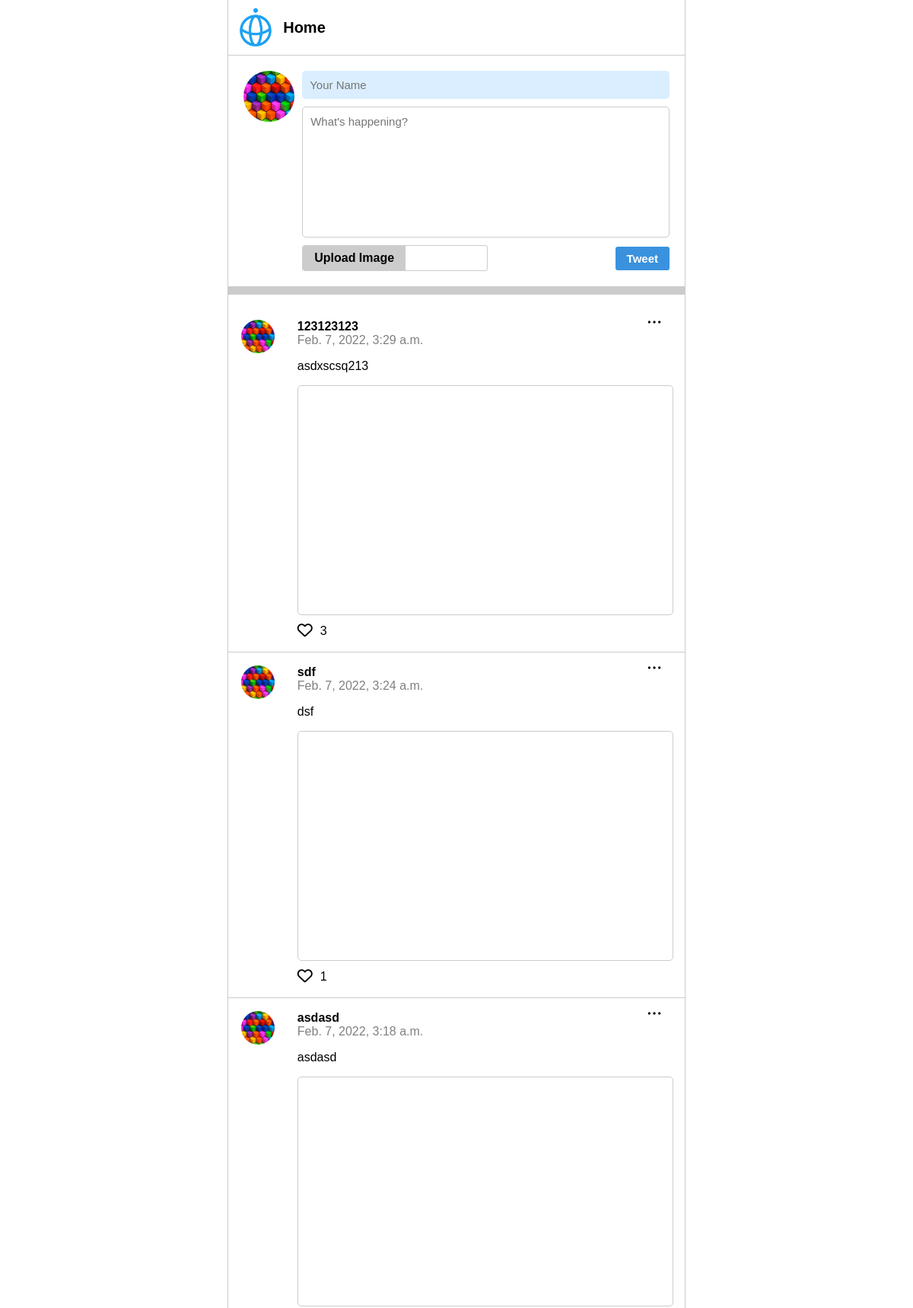
The app's page / (upper part), older data.
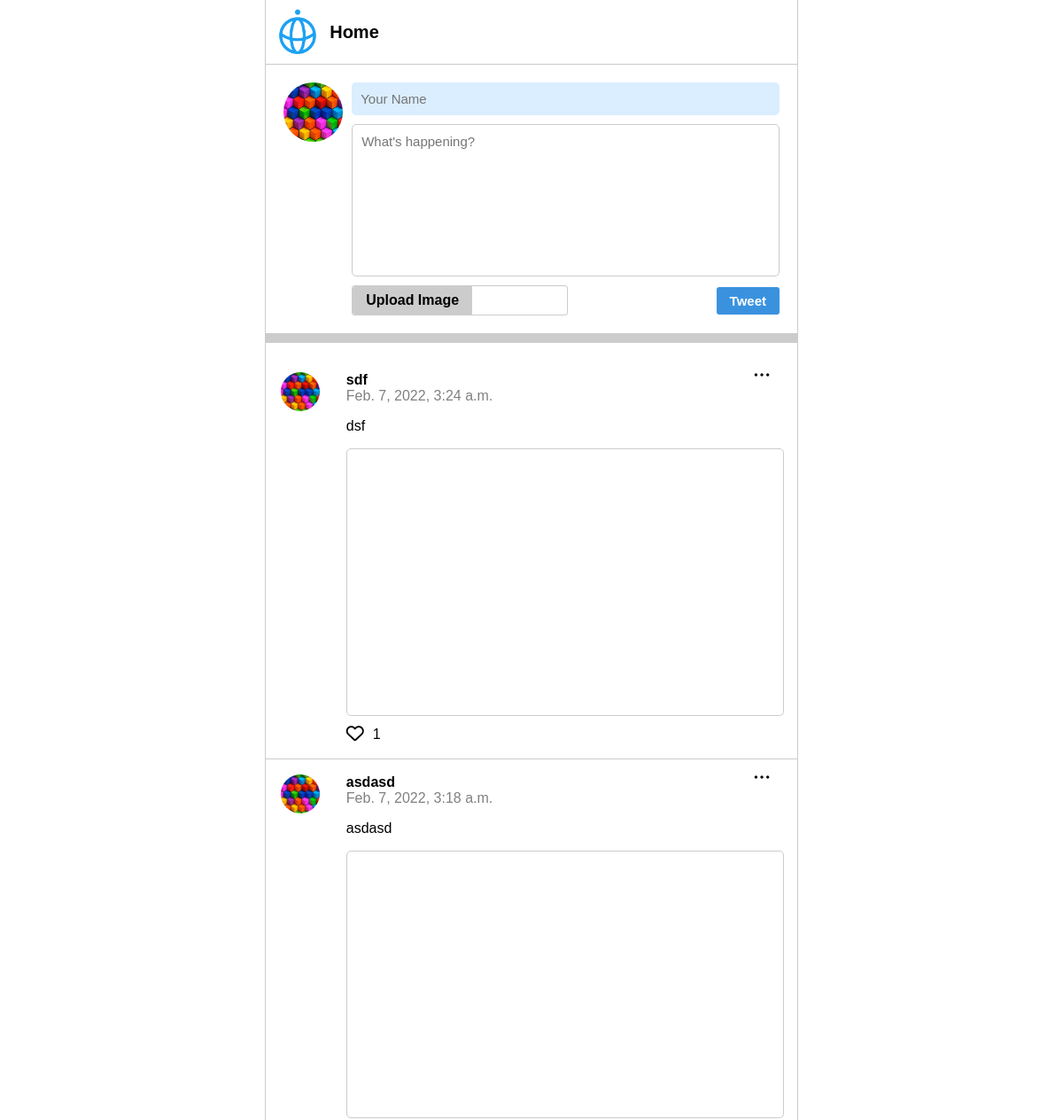
The same page, newer data.
### posts/models.py (models this page shows)
class Post(models.Model):
    class Meta(object):
        db_table = 'post'
    name = models.CharField(
        'Name', blank=False, null=False, max_length=14,
        db_index=True, default='Anonymous'
    )
    body = models.CharField(
        'Body', blank=True, null=True, max_length=140,
        db_index=True
    )
    likes = models.IntegerField(
        'Likes', blank=True, null=False, db_index=True, default=0)
    createdAt = models.DateTimeField(
        'Created DateTime', blank=True, auto_now_add=True
    )
    image = CloudinaryField('image', blank=True, db_index=True)

### posts/views.py (the view, shortened to what this page needs)
# urls.py: path('', views.index, name="index"),
def index(req):
    posts = Post.objects.all().order_by('-createdAt')[:20]
    return render(req, 'posts.html', {'posts': posts})

### templates/posts.html (shortened to what this page needs)
{% extends 'base.html' %} {% block content %} {% load static %}
<section class="content">
    <section class="header">
        <img
            class="techisLogo"
            src="{% static 'img/techislogo.svg' %}"
            alt="Tech I.S. Logo"
        />
        <h1 class="headerText">Home</h1>
    </section>
    <section class="postForm">
        <img class="userIcon" src="{% static 'img/user.jpg' %}" alt="" />
        <form
            action="/"
            method="POST"
            enctype="multipart/form-data"
            autocomplete="off"
        >
            <input
                class="nameInput"
                type="text"
                name="name"
                placeholder="Your Name"
                maxlength="14"
                required
            />
            <textarea
                name="body"
                placeholder="What's happening?"
                required
            ></textarea>
            <div class="buttons">
                <div class="visibleFileInput">
                    <label class="uploadLabel" for="inputForFile">
                        Upload Image
                    </label>
                </div>
                <input class="submitButton" type="submit" value="Tweet" />
            </div>
        </form>
    </section>
    <div class="divider"></div>
    <section class="posts">
        <ul>
            {% for post in posts %}
            <li>
                <img
                    class="menuIcon jsMenuIcon"
                    src="{% static 'img/option.png' %}"
                    alt="Menu icon"
                />
                <div class="logo">
                    <img src="{% static 'img/user.jpg' %}" alt="User img" />
                </div>
                <div class="postBodyHolder">
                    <div class="nameBody">
                        <div class="name">{{ post.name }}</div>
                        <div class="dateTime">{{ post.createdAt }}</div>
                        <p>{{ post.body }}</p>
                    </div>
                    {% if post.image %}
                    <div class="imgHolder">
                    </div>
                    {% endif %}
                    <div class="likes">
                        <a href="/addLike/{{ post.id }}">
                            <i class="far fa-heart"></i>
                        </a>
                        <p class="likeAmount">{{ post.likes }}</p>
                    </div>
                </div>
            </li>
            {% endfor %}
        </ul>
    </section>
</section>
{% endblock %}

Row changes from the older to the newer data that the page shows:
removed Post: name "123123123", createdAt "Feb. 7, 2022, 3:29 a.m.", body "asdxscsq213", likes "3"
